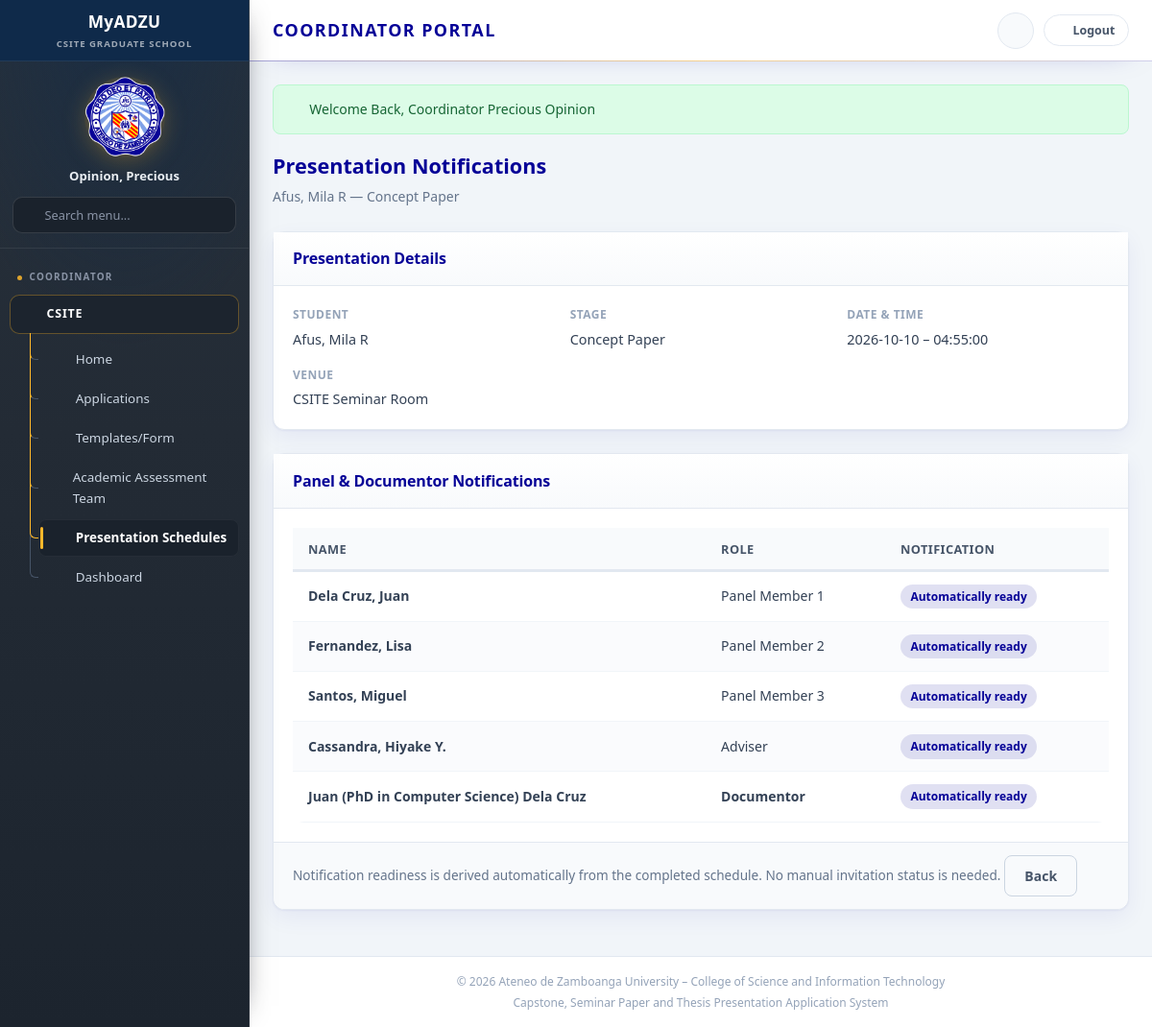
The page /coordinator/schedule/notification.php?id=4 (signed in) on the database its author committed.
### tables this page shows
CREATE TABLE `schedules` (
  `schedule_id` int(11) NOT NULL,
  `application_id` int(11) NOT NULL,
  `managed_by_user_id` int(11) NOT NULL,
  `presentation_date` date NOT NULL,
  `start_time` time NOT NULL,
  `end_time` time DEFAULT NULL,
  `venue` varchar(200) NOT NULL,
  `adviser_id` int(11) DEFAULT NULL,
  `documentor_first_name` varchar(100) DEFAULT NULL,
  `documentor_middle_name` varchar(100) DEFAULT NULL,
  `documentor_last_name` varchar(100) DEFAULT NULL,
  `status` enum('pending','confirmed','completed','cancelled') NOT NULL DEFAULT 'pending',
  `notes` text DEFAULT NULL,
  `created_at` timestamp NOT NULL DEFAULT current_timestamp(),
  `updated_at` timestamp NOT NULL DEFAULT current_timestamp() ON UPDATE current_timestamp()
);

CREATE TABLE `applications` (
  `application_id` int(11) NOT NULL,
  `user_id` int(11) NOT NULL,
  `presentation_stage` varchar(100) NOT NULL,
  `paper_title` text NOT NULL,
  `abstract` text DEFAULT NULL,
  `status` enum('submitted','under_review','for_payment','payment_recorded','ready_for_presentation','scheduled','approved','requires_revision','completed') DEFAULT 'submitted',
  `coordinator_comment` text DEFAULT NULL,
  `grad_school_endorsed` tinyint(1) NOT NULL DEFAULT 0,
  `payment_recorded` tinyint(1) NOT NULL DEFAULT 0,
  `receipt_number` varchar(100) DEFAULT NULL,
  `payment_date` date DEFAULT NULL,
  `payment_amount` decimal(10,2) DEFAULT NULL,
  `ready_for_presentation` tinyint(1) NOT NULL DEFAULT 0,
  `workflow_state` text DEFAULT NULL,
  `result` varchar(50) DEFAULT NULL,
  `submitted_at` timestamp NOT NULL DEFAULT current_timestamp(),
  `updated_at` timestamp NOT NULL DEFAULT current_timestamp() ON UPDATE current_timestamp(),
  `archived_at` timestamp NULL DEFAULT NULL
);

CREATE TABLE `advisor_pool` (
  `adviser_id` int(11) NOT NULL,
  `name` varchar(150) NOT NULL,
  `qualification` varchar(150) NOT NULL,
  `email` varchar(100) DEFAULT NULL,
  `availability` enum('available','unavailable') NOT NULL DEFAULT 'available',
  `notes` text DEFAULT NULL,
  `created_at` timestamp NOT NULL DEFAULT current_timestamp()
);

### includes/config/modules/25-prototype-store.php (called while the page is built, shortened)
<?php
function storeGet(string $key, array $default = []): array {
    return $_SESSION[$key] ?? $default;
}

### includes/config/db.php (called while the page is built, shortened)
<?php
class DB {
    private static $pdo = null;
    public static function getConnection() {
        if (self::$pdo === null) {
            $host = 'localhost';
            $db   = 'csite_grad_school';
            $user = 'root';
            $pass = '';
            $port = '3306';
            $dsn = "mysql:host=$host;port=$port;dbname=$db;charset=utf8mb4";
            try {
                self::$pdo = new PDO($dsn, $user, $pass, [
                    PDO::ATTR_ERRMODE            => PDO::ERRMODE_EXCEPTION,
                    PDO::ATTR_DEFAULT_FETCH_MODE => PDO::FETCH_ASSOC,
                    PDO::ATTR_EMULATE_PREPARES   => false,
                ]);
            } catch (PDOException $e) {
                die("Database Connection Error: " . $e->getMessage());
            }
        }
        return self::$pdo;
    }
    public static function query($sql, $params = []) {
        $pdo = self::getConnection();
        $stmt = $pdo->prepare($sql);
        $stmt->execute($params);
        return $stmt;
    }
}

### includes/config/modules/46-schedules.php (called while the page is built, shortened)
<?php
function findSchedule(string $id): ?array {
    if (class_exists('DB') && ctype_digit($id)) {
        try {
            $stmt = DB::getConnection()->prepare(
                'SELECT sc.schedule_id AS id, sc.application_id AS applicationId,
                        u.email AS studentEmail,
                        TRIM(CONCAT(s.last_name, ", ", s.first_name, IF(s.middle_initial IS NULL OR s.middle_initial = "", "", CONCAT(" ", s.middle_initial)))) AS studentName,
                        a.presentation_stage AS stage, sc.presentation_date AS date,
                        sc.start_time AS time, sc.venue, sc.status, ap.name AS adviser,
                        TRIM(CONCAT_WS(" ", sc.documentor_first_name, sc.documentor_middle_name, sc.documentor_last_name)) AS documentor,
                        GROUP_CONCAT(CONCAT(pm.last_name, ", ", pm.first_name, IF(pm.middle_name IS NULL OR pm.middle_name = "", "", CONCAT(" ", pm.middle_name)) ) ORDER BY spa.assignment_id SEPARATOR ", ") AS panel
                 FROM schedules sc
                 INNER JOIN applications a ON a.application_id = sc.application_id
                 INNER JOIN users u ON u.user_id = a.user_id
                 LEFT JOIN students s ON s.user_id = u.user_id
                 LEFT JOIN advisor_pool ap ON ap.adviser_id = sc.adviser_id
                 LEFT JOIN schedule_panel_assignments spa ON spa.schedule_id = sc.schedule_id
                 LEFT JOIN panel_members pm ON pm.panel_member_id = spa.panel_member_id
                 WHERE sc.schedule_id = :id
                 GROUP BY sc.schedule_id
                 LIMIT 1'
            );
            $stmt->execute(['id' => (int) $id]);
            return $stmt->fetch() ?: null;
        } catch (Throwable $e) {
            return null;
        }
    }
    return null;
}
function databaseSchedulePanelMembers(int $applicationId): array {
    if (!class_exists('DB') || $applicationId <= 0) return [];    try {
        $rows = DB::query(
                'SELECT pm.*, spa.panel_role
             FROM schedules sc
             INNER JOIN schedule_panel_assignments spa ON spa.schedule_id = sc.schedule_id
             INNER JOIN panel_members pm ON pm.panel_member_id = spa.panel_member_id
             WHERE sc.application_id = :application_id
             ORDER BY spa.assignment_id'
        , ['application_id' => $applicationId])->fetchAll();
        return array_map(static function (array $row): array {
            $member = normalizePanelMemberRow($row);
            if (isset($row['panel_role'])) {
                $member['panel_role'] = (string) $row['panel_role'];
            }
            return $member;
        }, $rows);
    } catch (Throwable $e) {
        return [];
    }
}

### includes/config/modules/45-pools.php (called while the page is built, shortened)
<?php
function normalizePanelMemberRow(array $row): array {
    $firstName = trim((string) ($row['first_name'] ?? ''));
    $middleName = trim((string) ($row['middle_name'] ?? ''));
    $lastName = trim((string) ($row['last_name'] ?? ''));
    $givenName = trim(implode(' ', array_filter([$firstName, $middleName])));
    return [
        'id' => (string) ($row['panel_member_id'] ?? $row['id'] ?? ''),
        'name' => $lastName !== '' ? $lastName . ', ' . $givenName : (string) ($row['name'] ?? ''),
        'first_name' => $firstName,
        'middle_name' => $middleName,
        'last_name' => $lastName,
        'qualification' => (string) ($row['qualification'] ?? ''),
        'email' => (string) ($row['email'] ?? ''),
        'notes' => (string) ($row['notes'] ?? ''),
        'panelSessions' => (int) ($row['panel_sessions'] ?? $row['panelSessions'] ?? 0),
        'availability' => (string) ($row['availability'] ?? 'available'),
    ];
}

### includes/config/modules/10-ui-and-urls.php (called while the page is built, shortened)
<?php
function url(string $path): string {
    return BASE_URL . '/' . ltrim($path, '/');
}

### coordinator/schedule/notification.php (the view, shortened to what this page needs)
<?php
require_once __DIR__ . '/../../includes/config/db.php';
$sch = findSchedule((string) ($_GET['id'] ?? '')) ?? (storeGet('schedules')[0] ?? null);
$notificationPanelMembers = $sch ? databaseSchedulePanelMembers((int) ($sch['applicationId'] ?? 0)) : [];
$panelNames = array_map(static function (array $member): string {
    return trim($member['last_name'] . ', ' . $member['first_name'] . (!empty($member['middle_name']) ? ' ' . $member['middle_name'] : ''));
}, $notificationPanelMembers);
$isScheduled = $sch && !empty($sch['date']) && !empty($sch['time']) && !empty($sch['venue']);
require_once __DIR__ . '/../../includes/layout/header.php';
?>
<div class="page-header">
    <h2>Presentation Notifications</h2>
    <p><?= $sch ? htmlspecialchars(($sch['studentName'] ?? '') . ' — ' . ($sch['stage'] ?? '')) : 'Notification status for panel members and documentor.' ?></p>
</div>
<div class="card">
    <div class="card-header"><h3>Presentation Details</h3></div>
    <div class="card-body">
        <div class="detail-grid">
            <div class="detail-item"><label>Student</label><span><?= htmlspecialchars($sch['studentName'] ?? '—') ?></span></div>
            <div class="detail-item"><label>Stage</label><span><?= htmlspecialchars($sch['stage'] ?? '—') ?></span></div>
            <div class="detail-item"><label>Date &amp; Time</label><span><?= $sch ? htmlspecialchars(($sch['date'] ?? '') . ' – ' . ($sch['time'] ?? '')) : '—' ?></span></div>
            <?php if (!empty($sch['venue'])): ?>
            <div class="detail-item"><label>Venue</label><span><?= htmlspecialchars($sch['venue']) ?></span></div>
            <?php endif; ?>
        </div>
    </div>
</div>
<div class="card">
    <div class="card-header"><h3>Panel &amp; Documentor Notifications</h3></div>
    <div class="card-body">
        <div class="table-responsive">
            <table class="data-table">
                <thead>
                    <tr><th>Name</th><th>Role</th><th>Notification</th></tr>
                </thead>
                <tbody>
                    <?php foreach ($panelNames as $i => $name): ?>
                    <tr>
                        <td><strong><?= htmlspecialchars($name) ?></strong></td>
                        <td>Panel Member <?= $i + 1 ?></td>
                        <td><?= $isScheduled ? '<span class="status-badge status-confirmed">Automatically ready</span>' : '<span class="status-badge status-pending">Waiting for schedule details</span>' ?></td>
                    </tr>
                    <?php endforeach; ?>
                    <tr>
                        <td><strong><?= htmlspecialchars($sch['adviser'] ?? '—') ?></strong></td>
                        <td>Adviser</td>
                        <td><?= $isScheduled ? '<span class="status-badge status-confirmed">Automatically ready</span>' : '<span class="status-badge status-pending">Waiting for schedule details</span>' ?></td>
                    </tr>
                    <tr>
                        <td><strong><?= htmlspecialchars($sch['documentor'] ?? '—') ?></strong></td>
                        <td><strong>Documentor</strong></td>
                        <td><?= $isScheduled ? '<span class="status-badge status-confirmed">Automatically ready</span>' : '<span class="status-badge status-pending">Waiting for schedule details</span>' ?></td>
                    </tr>
                </tbody>
            </table>
        </div>
    </div>
    <div class="card-footer">
        <span style="font-size:.85rem;color:var(--gray-500);">Notification readiness is derived automatically from the completed schedule. No manual invitation status is needed.</span>
        <a href="<?= url('coordinator/schedule/manage.php') ?>" class="btn btn-outline">Back</a>
    </div>
</div>
<?php require_once __DIR__ . '/../../includes/layout/footer.php'; ?>

### assets/css/shared/00-base.css (style rules this page uses)
:root { --adzu-navy: #060297; --adzu-navy-light: #2018c0; --adzu-navy-dark: #040170; --adzu-gold: #FFB82B; --adzu-gold-hover: #e5a526; --adzu-blue: #4285F4; --white: #ffffff; --gray-50: #f8fafc; --gray-100: #f1f5f9; --gray-200: #e2e8f0; --gray-300: #cbd5e1; --gray-400: #94a3b8; --gray-500: #64748b; --gray-600: #475569; --gray-700: #334155; --gray-800: #1e293b; --success: #16a34a; --success-bg: #dcfce7; --warning: #ca8a04; --warning-bg: #fef9c3; --danger: #dc2626; --danger-bg: #fee2e2; --info: #2563eb; --info-bg: #dbeafe; --purple: #7c3aed; --purple-bg: #ede9fe; --sidebar-width: 260px; --topbar-height: 64px; --radius: 8px; --radius-lg: 12px; --shadow: 0 1px 3px rgba(6, 2, 151, 0.08); --shadow-md: 0 4px 12px rgba(6, 2, 151, 0.1); --transition: 0.2s ease; --font: 'Source Sans 3', 'Segoe UI', sans-serif; --font-heading: 'Montserrat', 'Segoe UI', sans-serif; }
*, *::before, *::after { box-sizing: border-box; margin: 0; padding: 0; }
html { scroll-behavior: smooth; }
body { font-family: var(--font); font-size: 15px; line-height: 1.6; color: var(--gray-700); background: var(--gray-100); min-height: 100vh; }
h1, h2, h3, h4, h5, h6, .topbar-title h1, .section-title, .page-header h2, .card-header h3 { font-family: var(--font-heading); }
a { color: var(--adzu-navy); text-decoration: none; transition: color var(--transition); }
.btn { display: inline-flex; align-items: center; justify-content: center; gap: 0.5rem; padding: 0.65rem 1.25rem; font-size: 0.875rem; font-weight: 600; font-family: var(--font); border: none; border-radius: var(--radius); cursor: pointer; transition: all var(--transition); text-decoration: none; line-height: 1.4; }
.btn-outline { background: transparent; border: 1px solid var(--gray-300); color: var(--gray-600); }

### assets/css/applications/10-student-application.css (style rules this page uses)
.page-header { margin-bottom: 1.5rem; }
.page-header h2 { font-size: 1.35rem; font-weight: 700; color: var(--adzu-navy); margin-bottom: 0.25rem; }
.page-header p { font-size: 0.875rem; color: var(--gray-500); }
.card { background: var(--white); border: 1px solid var(--gray-200); border-radius: var(--radius-lg); box-shadow: var(--shadow); margin-bottom: 1.5rem; }
.card-header { padding: 1rem 1.25rem; border-bottom: 1px solid var(--gray-200); display: flex; align-items: center; justify-content: space-between; gap: 1rem; flex-wrap: wrap; }
.card-header h3 { font-size: 1rem; font-weight: 600; color: var(--adzu-navy); }
.card-body { padding: 1.25rem; }
.card-footer { padding: 0.85rem 1.25rem; border-top: 1px solid var(--gray-200); background: var(--gray-50); border-radius: 0 0 var(--radius-lg) var(--radius-lg); }
.table-responsive { overflow-x: auto; }
.data-table { width: 100%; border-collapse: collapse; font-size: 0.875rem; }
.data-table th { background: var(--gray-50); padding: 0.75rem 1rem; text-align: left; font-weight: 600; color: var(--gray-600); font-size: 0.8rem; text-transform: uppercase; letter-spacing: 0.03em; border-bottom: 2px solid var(--gray-200); white-space: nowrap; }
.data-table td { padding: 0.75rem 1rem; border-bottom: 1px solid var(--gray-100); vertical-align: middle; }

### assets/css/coordinator/20-applications-list.css (style rules this page uses)
.status-badge { display: inline-block; padding: 0.2rem 0.65rem; border-radius: 999px; font-size: 0.75rem; font-weight: 600; white-space: nowrap; }
.status-confirmed { background: rgba(6, 2, 151, 0.12); color: var(--adzu-navy); }

### assets/css/coordinator/40-notifications.css (style rules this page uses)
.detail-grid { display: grid; grid-template-columns: repeat(auto-fit, minmax(220px, 1fr)); gap: 1rem; }
.detail-item label { display: block; font-size: 0.75rem; font-weight: 600; color: var(--gray-400); text-transform: uppercase; letter-spacing: 0.04em; margin-bottom: 0.2rem; }
.detail-item span { font-size: 0.9rem; color: var(--gray-700); font-weight: 500; }

### rows shown on the page
schedules: application.presentation_stage "Concept Paper", presentation_date+start_time "2026-10-10 – 04:55:00", venue "CSITE Seminar Room", adviser.name "Cassandra, Hiyake Y."

### other values the page prints
$userName "Opinion, Precious"
$item['label'] "Home"
$item['label'] "Applications"
$item['label'] "Templates/Form"
$item['label'] "Academic Assessment Team"
$item['label'] "Presentation Schedules"
$item['label'] "Dashboard"
$flash['message'] "Welcome Back, Coordinator Precious Opinion"
$sch['studentName'] "Afus, Mila R"
$name "Dela Cruz, Juan"
$name "Fernandez, Lisa"
$name "Santos, Miguel"
$sch['documentor'] "Juan (PhD in Computer Science) Dela Cruz"
SITE_TAGLINE "Capstone, Seminar Paper and Thesis Presentation Application System"
